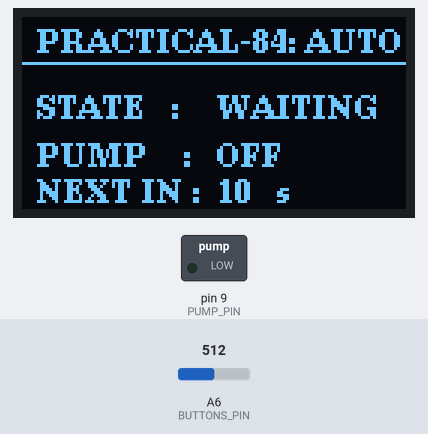
A sketch run on a simulated Arduino Nano, built with avr-gcc and run on an emulated ATmega328P. Parts: 128×64 one-colour display, switched loads named in the sketch (green lamp = pin HIGH). The inputs (shaded band) are chosen by the test bench; at power-on: A6 (BUTTONS_PIN) = 512. What the sketch prints to the serial monitor is not drawn.

Above: at 1.1 s.
At 3.2 s:
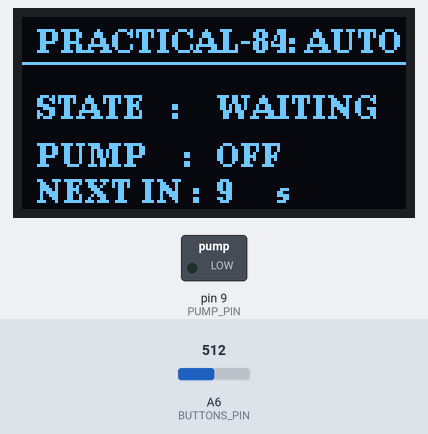
3.3 s: A6 (BUTTONS_PIN) set to 709
5.6 s: A6 (BUTTONS_PIN) set to 738
At 8.1 s:
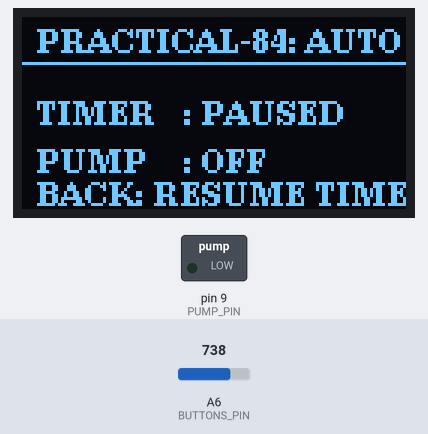
Timing chart, 0 to 9.6 s (numbered marks = the images above; inputs shaded):
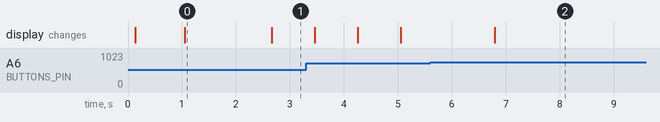

The sketch:

Practical_83.ino
```cpp
/*
==================================================
Day 42 | Practical-84: Create Automatic Pump Timer
Board  : Young Engineer Board
Hardware:
  - Pump Output Pin   : D9
  - Button Pin        : A6 (Back Button for Override/Stop)
  - Display           : 0.96" I2C OLED (U8g2 - RAM Safe)

Timer Logic (Non-blocking):
  - IDLE / WAIT Time : 10 Seconds (Interval between watering)
  - WATERING / RUN   : 3 Seconds (Active pump duration)
  - Back Button (728-740): Emergency Pause / Resume timer
==================================================
*/

#include <Wire.h>
#include <U8g2lib.h>

#define PUMP_PIN    9
#define BUTTONS_PIN A6

// Calibrated Back Button (Emergency Stop / Pause)
#define BTN_BACK_MIN 728
#define BTN_BACK_MAX 740

U8G2_SSD1306_128X64_NONAME_1_HW_I2C u8g2(U8G2_R0, /* reset=*/ U8X8_PIN_NONE);

// Timing Intervals
const unsigned long PUMP_RUN_MS  = 3000;  // 3 seconds pump ON
const unsigned long PUMP_WAIT_MS = 10000; // 10 seconds pump OFF (Wait period)

unsigned long stateStartTime = 0;
bool isPumpRunning = false;
bool timerPaused   = false;

bool lastBackState = false;
unsigned long lastDebounceTime = 0;
const unsigned long debounceDelay = 200;

bool isBackPressed() {
  int val = analogRead(BUTTONS_PIN);
  return (val >= BTN_BACK_MIN && val <= BTN_BACK_MAX);
}

void setPump(bool state) {
  isPumpRunning = state;
  digitalWrite(PUMP_PIN, isPumpRunning ? HIGH : LOW);
  stateStartTime = millis();
}

void updateDisplay(int secondsRemaining) {
  u8g2.firstPage();
  do {
    u8g2.setFont(u8g2_font_ncenB08_tr);
    u8g2.drawStr(5, 12, "PRACTICAL-84: AUTO");
    u8g2.drawHLine(0, 15, 128);

    if (timerPaused) {
      u8g2.drawStr(5, 36, "TIMER   : PAUSED");
      u8g2.drawStr(5, 52, "PUMP    : OFF");
      u8g2.drawStr(5, 63, "BACK: RESUME TIMER");
    } else {
      u8g2.drawStr(5, 34, "STATE   :");
      if (isPumpRunning) {
        u8g2.drawStr(65, 34, "WATERING");
      } else {
        u8g2.drawStr(65, 34, "WAITING");
      }

      u8g2.drawStr(5, 50, "PUMP    :");
      u8g2.drawStr(65, 50, isPumpRunning ? "ON" : "OFF");

      u8g2.drawStr(5, 62, "NEXT IN :");
      char secBuf[5];
      itoa(secondsRemaining, secBuf, 10);
      u8g2.drawStr(65, 62, secBuf);
      u8g2.drawStr(85, 62, "s");
    }
  } while (u8g2.nextPage());
}

void setup() {
  Serial.begin(9600);
  delay(100);

  pinMode(PUMP_PIN, OUTPUT);
  pinMode(BUTTONS_PIN, INPUT);

  u8g2.begin();

  // Start with pump OFF in WAIT state
  setPump(false);

  Serial.println(F("========================================"));
  Serial.println(F(" DAY 42 | PRACTICAL-84: AUTO PUMP TIMER "));
  Serial.println(F("========================================"));
  Serial.println(F("Cycle: 3s ON / 10s OFF | Override: Back (A6)"));

  updateDisplay(10);
}

void loop() {
  // 1. Check Back Button (Pause / Resume toggle)
  bool backPressed = isBackPressed();
  if (backPressed && !lastBackState && (millis() - lastDebounceTime > debounceDelay)) {
    lastDebounceTime = millis();
    timerPaused = !timerPaused;

    if (timerPaused) {
      setPump(false);
      Serial.println(F("[OVERRIDE] Timer Paused! Pump Stopped."));
    } else {
      stateStartTime = millis(); // Reset current timer phase
      Serial.println(F("[OVERRIDE] Timer Resumed."));
    }
    updateDisplay(0);
  }
  lastBackState = backPressed;

  // 2. Automatic Timer Logic (Runs when not paused)
  if (!timerPaused) {
    unsigned long currentElapsed = millis() - stateStartTime;

    if (isPumpRunning) {
      // Pump is currently running -> check if 3 seconds are up
      if (currentElapsed >= PUMP_RUN_MS) {
        setPump(false); // Switch to WAIT state
        Serial.println(F("[TIMER] 3s Watering Complete -> Switched to WAIT"));
      } else {
        int secLeft = (int)((PUMP_RUN_MS - currentElapsed + 999) / 1000);
        updateDisplay(secLeft);
      }
    } else {
      // Pump is currently waiting -> check if 10 seconds are up
      if (currentElapsed >= PUMP_WAIT_MS) {
        setPump(true); // Switch to RUN state
        Serial.println(F("[TIMER] 10s Wait Finished -> Switched to WATERING"));
      } else {
        int secLeft = (int)((PUMP_WAIT_MS - currentElapsed + 999) / 1000);
        updateDisplay(secLeft);
      }
    }
  }
}
```

Measured:
- the behaviour switches between 727 and 728 on A6 (BUTTONS_PIN) (found by bisection; images 1 and 2)
- after the input at 5.6 s, pin 9 (PUMP_PIN): stays LOW (without the input it goes to HIGH after 5.0 s); the display: changes after 1.2 s (image 2)
- what the display in image 0 shows lasts 1.6 s, from 1.1 s to 2.7 s
